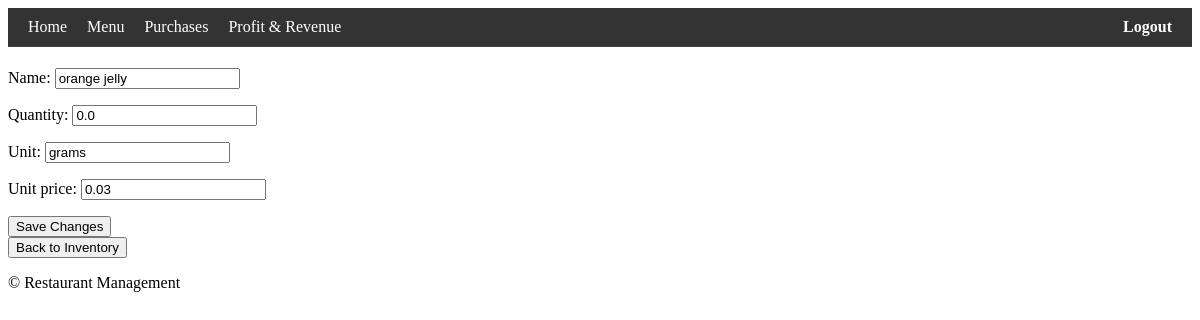
/ingredient/6/edit/ (signed in), run on the app's committed database.
### inventory/models.py (models this page shows, shortened)
class Ingredient(models.Model):
    name = models.CharField(max_length=100)  # name of ingredient (e.g., flour)
    quantity = models.FloatField(
        default=0
    )  # quantity available in the inventory (e.g., 4.5)
    unit = models.CharField(
        max_length=50, default="unitless"
    )  # unit of measurement (e.g., "tbsp", "lbs")
    unit_price = models.DecimalField(
        max_digits=10, decimal_places=2
    )  # price per unit (e.g., 0.05)

### inventory/views.py (the view)
class IngredientUpdateView(LoginRequiredMixin, SuccessMessageMixin, UpdateView):
    model = Ingredient
    fields = ["name", "quantity", "unit", "unit_price"]
    template_name = "inventory/ingredient_form.html"
    success_url = reverse_lazy("home")
    success_message = "Ingredient updated successfully!"
    def get_context_data(self, **kwargs):
        context = super().get_context_data(**kwargs)
        context["title"] = "Edit Ingredient"
        context["button_text"] = "Save Changes"
        return context

### inventory/templates/inventory/ingredient_form.html (shortened to what this page needs)
{% extends 'base.html' %}
{% block content %}
<form method="post">
    {{ form.as_p }}
    <button type="submit">{{ button_text }}</button>
</form>
<a href="{% url 'home' %}"><button type="button">Back to Inventory</button></a>
{% endblock %}

### data on the page
Ingredient: name "orange jelly", quantity "0.0", unit "grams", unit_price "0.03"

### other printed values
{{ button_text }} "Save Changes"
